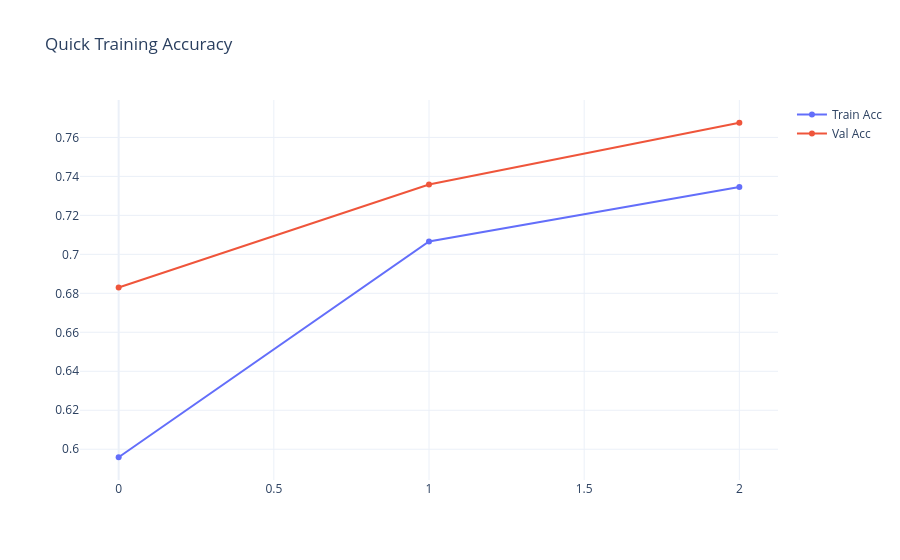

Write notebook code for a chart like this one.
### Code cell
fig = go.Figure()
fig.add_trace(go.Scatter(y=history_fast.history['accuracy'], name="Train Acc"))
fig.add_trace(go.Scatter(y=history_fast.history['val_accuracy'], name="Val Acc"))
fig.update_layout(title="Quick Training Accuracy", template="plotly_white")
fig.show()

### Figure 1 — Plotly figure (JSON) as saved in the notebook; plotly's stock layout.template omitted (floating-point values rounded to 4 significant figures)
{"data": [{"name": "Train Acc", "type": "scatter", "y": [0.5959, 0.7066, 0.7346]}, {"name": "Val Acc", "type": "scatter", "y": [0.683, 0.7358, 0.7675]}], "layout": {"title": {"text": "Quick Training Accuracy"}}}
